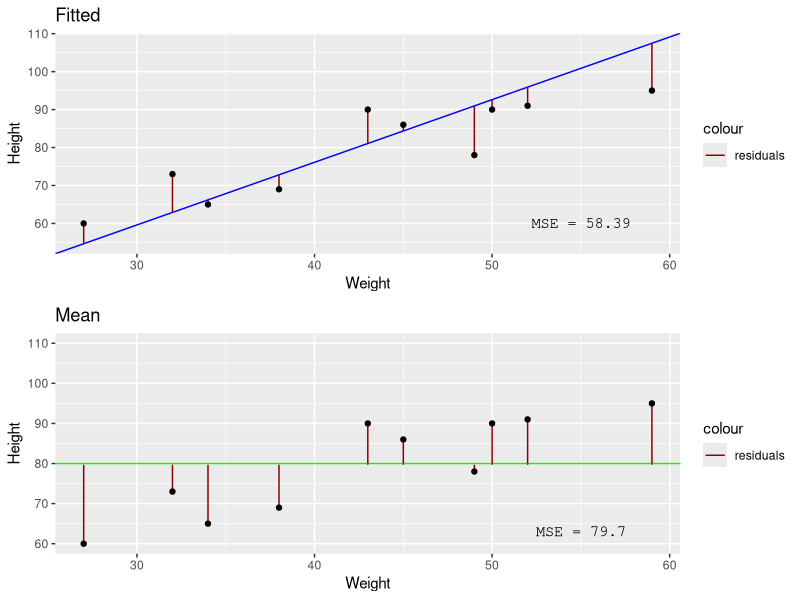
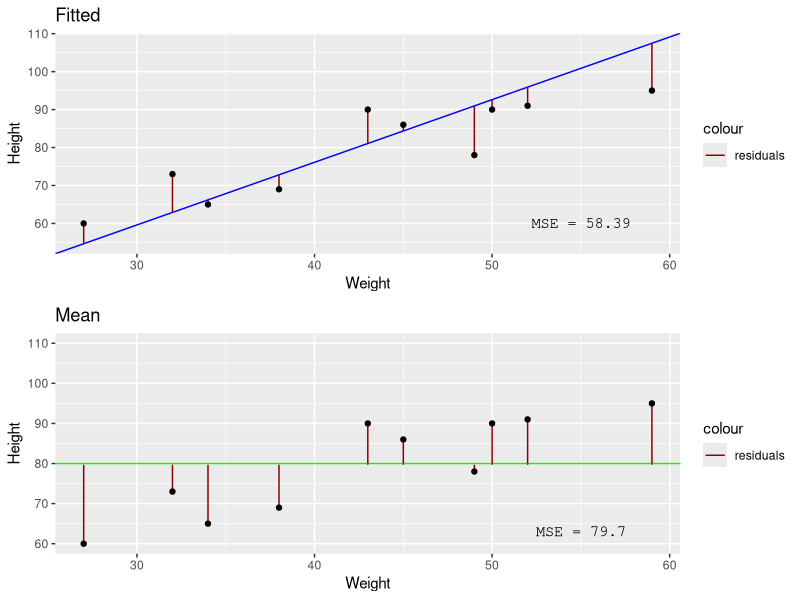

R code for these plots, in order:
library(ggplot2)

data <- data.frame(Height = c(90,78,73,69,86,91,65,60,95,90),
                   Weight = c(50,49,32,38,45,52,34,27,59,43))

intercept <- 10.09
slope <- 1.65064
data$fitted <- intercept + slope * data$Weight
data$mean <- mean(data$Height)
data$fitres <- (data$Height - data$fitted)^2
data$meanres <- (data$Height - data$mean)^2
data
fitmse <- (sum(data$fitres))/10 
meanmse <- (sum(data$mean))/10




fitted <- ggplot(data, aes(x = Weight, y = Height)) +
  geom_abline(slope = slope, intercept = intercept, color = "blue") +
  geom_segment(aes(xend = Weight, yend = fitted, color = "resid")) +
  geom_point() +
  scale_color_manual(values = c(resid = "darkred"), labels = c(resid = "residuals")) +
  ggtitle("Fitted") +
  annotate("text", x = 55, y = 60, label = paste("MSE =",round(fitmse,2)),family="mono")

mean <- ggplot(data, aes(x = Weight, y = Height)) +
  geom_abline(slope = 0, intercept = 80, color = "green") +
  geom_segment(aes(xend = Weight, yend = mean, color = "resid")) +
  geom_point() +
  scale_color_manual(values = c(resid = "darkred"), labels = c(resid = "residuals")) +
  ggtitle("Mean") +
  ylim(60,110) +
  annotate("text", x = 55, y = 63, label = paste("MSE =",round(meanmse,2)),family="mono")

gridExtra::grid.arrange(fitted,mean)


setwd("/Users/alacey/Documents/Dev/data-science-ai-senior-researchers/fig/")
png("mse.png", units="in", width=5, height=5, res=300)
gridExtra::grid.arrange(fitted,mean)
dev.off()

